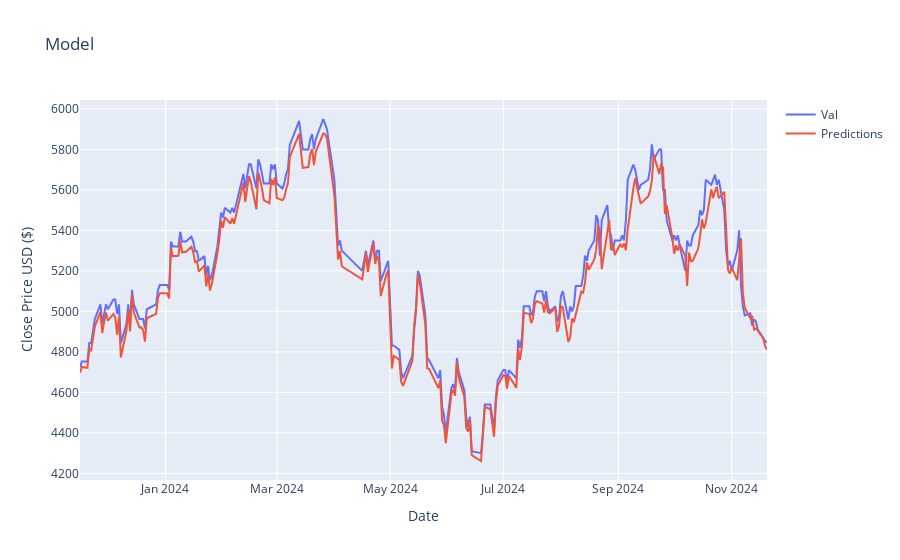

Here is the notebook cell this chart was saved with:
### Code cell
from plotly import graph_objs as go

fig = go.Figure()

fig.add_trace(go.Scatter(x=valid['date'], y=valid['Close'], mode='lines', name='Val'))
fig.add_trace(go.Scatter(x=valid['date'], y=valid['Predictions'], mode='lines', name='Predictions'))

fig.update_layout(title='Model',
                        xaxis_title='Date',
                        yaxis_title='Close Price USD ($)')
fig.show()

### Figure 1 — Plotly figure (JSON) as saved in the notebook; plotly's stock layout.template omitted (floating-point values rounded to 4 significant figures; data arrays with more than 128 entries replaced by an {"elided": "..."} marker saying what was removed)
{"data": [{"mode": "lines", "name": "Val", "type": "scatter", "x": {"elided": "242 str values"}, "y": {"elided": "242 float values"}}, {"mode": "lines", "name": "Predictions", "type": "scatter", "x": {"elided": "242 str values"}, "y": {"elided": "242 float values"}}], "layout": {"title": {"text": "Model"}, "xaxis": {"title": {"text": "Date"}}, "yaxis": {"title": {"text": "Close Price USD ($)"}}}}
